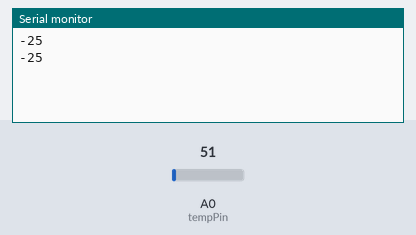
The sketch below on a simulated Arduino Uno, built with avr-gcc and run on an emulated ATmega328P. On the bench: the last lines printed to the serial monitor. The test bench sets the inputs (shaded band); at power-on: A0 (tempPin) = 51.

Above: at 1.8 s.
1.9 s: A0 (tempPin) set to 61
At 2.4 s:
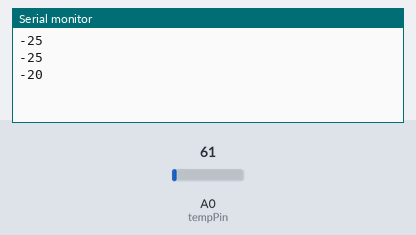
3.4 s: A0 (tempPin) set to 71
At 4.8 s:
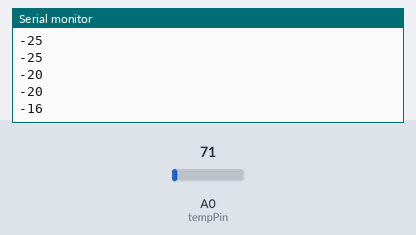
Timing chart, 0 to 6.4 s (numbered marks = the images above; inputs shaded):
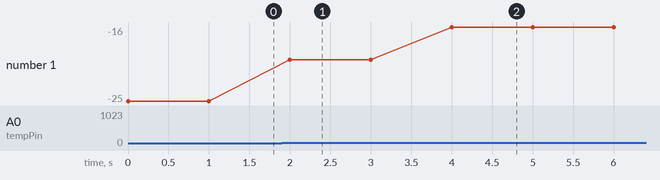

Measured:
- after the input at 1.9 s, the serial monitor: prints a new line after 0.10 s (image 1)
- after the input at 3.4 s, the serial monitor: prints a new line after 0.60 s (image 2)
- plotted number 1: -25 → -20 after the input at 1.9 s, -20 → -16 after the input at 3.4 s

The sketch:

temperature.ino
```cpp
int tempPin = A0;

void setup() {
  Serial.begin(9600);
}

void loop() {
  int value = analogRead(tempPin);

  int temp = map(value, 20, 358, -40, 125);

  Serial.println(temp);

  delay(1000);
}
```
